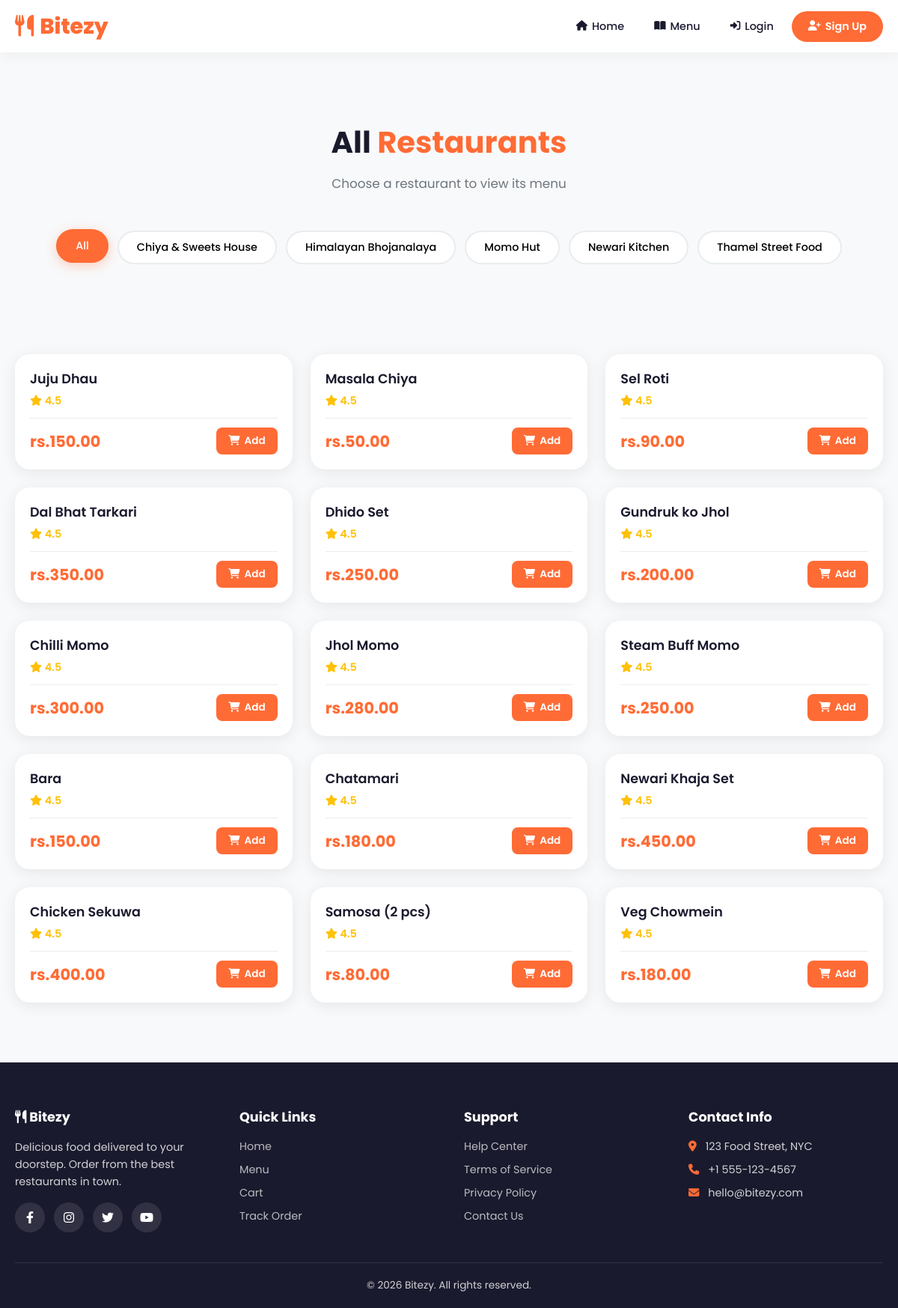
/pages/menu.php, run on the app's committed database.
### tables this page shows
CREATE TABLE restaurants (
  id INT AUTO_INCREMENT PRIMARY KEY,
  name VARCHAR(150) NOT NULL,
  location TEXT,
  image_url VARCHAR(255) DEFAULT '',
  created_at TIMESTAMP DEFAULT CURRENT_TIMESTAMP
);

CREATE TABLE menu_items (
  id INT AUTO_INCREMENT PRIMARY KEY,
  restaurant_id INT NOT NULL,
  name VARCHAR(150) NOT NULL,
  description TEXT,
  price DECIMAL(10,2) NOT NULL,
  rating DECIMAL(2,1) DEFAULT 4.5,
  image_url VARCHAR(255) DEFAULT '',
  created_at TIMESTAMP DEFAULT CURRENT_TIMESTAMP,
  FOREIGN KEY (restaurant_id) REFERENCES restaurants(id) ON DELETE CASCADE
);

### includes/db.php (called while the page is built, shortened)
<?php
function getDB() {
  static $conn = null;
  if ($conn === null) {
    try {
      $conn = new mysqli(DB_HOST, DB_USER, DB_PASS, DB_NAME);
      $conn->set_charset('utf8mb4');
    } catch (Exception $e) {
      die('Database connection error. Please check your configuration.');
    }
  }
  return $conn;
}
function dbQuery($sql, $params = []) {
  $conn = getDB();
  if (!empty($params)) {
    $stmt = $conn->prepare($sql);
    if ($stmt === false) {
      die('SQL Error: ' . $conn->error);
    }
    $types = '';
    foreach ($params as $param) {
      if (is_int($param)) $types .= 'i';
      elseif (is_double($param)) $types .= 'd';
      elseif (is_string($param)) $types .= 's';
      else $types .= 's';
    }
    $stmt->bind_param($types, ...$params);
    $stmt->execute();
    $result = $stmt->get_result();
    $stmt->close();
    return $result;
  } else {
    return $conn->query($sql);
  }
}

### pages/menu.php (the view, shortened to what this page needs)
<?php require_once __DIR__ . '/../includes/db.php'; ?>
<?php include __DIR__ . '/../includes/header.php'; ?>
<?php
$restaurant = null;
$menuItems = [];
$allRestaurants = dbQuery("SELECT * FROM restaurants ORDER BY name");
$allRestaurantsList = $allRestaurants ? $allRestaurants->fetch_all(MYSQLI_ASSOC) : [];
$allItems = [];
if (!$restaurant) {
  $allItemsResult = dbQuery("SELECT mi.*, r.name as restaurant_name FROM menu_items mi JOIN restaurants r ON mi.restaurant_id = r.id ORDER BY r.name, mi.name");
  if ($allItemsResult) $allItems = $allItemsResult->fetch_all(MYSQLI_ASSOC);
}
?>
<?php if ($restaurant): ?>
<div class="restaurant-detail-header">
  <h1><?php echo htmlspecialchars($restaurant['name']); ?></h1>
  <p><i class="fas fa-map-marker-alt"></i> <?php echo htmlspecialchars($restaurant['location']); ?></p>
  <p><i class="fas fa-utensils"></i> <?php echo count($menuItems); ?> items available</p>
</div>
<?php else: ?>
<section class="section">
  <div class="section-header">
    <h2>All <span>Restaurants</span></h2>
    <p>Choose a restaurant to view its menu</p>
  </div>
  <div class="category-pills">
    <button class="pill active" onclick="window.location.href='<?php echo SITE_URL; ?>/pages/menu.php'">All</button>
    <?php foreach ($allRestaurantsList as $r): ?>
      <button class="pill" onclick="window.location.href='<?php echo SITE_URL; ?>/pages/menu.php?restaurant=<?php echo $r['id']; ?>'">
        <?php echo htmlspecialchars($r['name']); ?>
      </button>
    <?php endforeach; ?>
  </div>
</section>
<?php endif; ?>
<section class="section" style="padding-top: <?php echo $restaurant ? '20px' : '0'; ?>">
  <div class="menu-grid" id="menuGrid">
    <?php
    $items = $restaurant ? $menuItems : $allItems;
    if (count($items) > 0):
      foreach ($items as $item):
        $rating = (float)($item['rating'] ?? 4.5);
      ?>
      <div class="menu-item-card">
        <div class="menu-item-body">
          <h3><?php echo htmlspecialchars($item['name']); ?></h3>
          <div class="menu-item-rating">
            <i class="fas fa-star"></i> <?php echo number_format($rating, 1); ?>
          </div>
          <div class="menu-item-footer">
            <span class="menu-item-price"><?php echo CURRENCY; ?><?php echo number_format($item['price'], 2); ?></span>
            <button class="btn-add-cart" onclick="addToCart(<?php echo $item['id']; ?>, this)">
              <i class="fas fa-shopping-cart"></i> Add
            </button>
          </div>
        </div>
      </div>
    <?php
      endforeach;
    endif; ?>
  </div>
</section>
<?php include __DIR__ . '/../includes/footer.php'; ?>

### assets/css/style.css (style rules this page uses)
:root { --primary: #ff6b35; --primary-dark: #e55a2b; --secondary: #004e89; --accent: #ffb703; --dark: #1a1a2e; --darker: #16213e; --light: #f8f9fa; --gray: #6c757d; --success: #28a745; --danger: #dc3545; --warning: #ffc107; --border: #e9ecef; --shadow: 0 4px 20px rgba(0,0,0,0.08); --shadow-lg: 0 10px 40px rgba(0,0,0,0.12); --radius: 12px; --radius-lg: 20px; --transition: all 0.3s cubic-bezier(0.4, 0, 0.2, 1); }
* { margin: 0; padding: 0; box-sizing: border-box; }
body { font-family: 'Poppins', sans-serif; background: var(--light); color: var(--dark); overflow-x: hidden; min-height: 100vh; display: flex; flex-direction: column; }
.section { padding: 80px 20px; max-width: 1200px; margin: 0 auto; }
.section-header { text-align: center; margin-bottom: 50px; }
.section-header h2 { font-size: 2.5rem; font-weight: 700; color: var(--dark); margin-bottom: 12px; }
.section-header h2 span { color: var(--primary); }
.section-header p { color: var(--gray); font-size: 1.05rem; }
.category-pills { display: flex; gap: 12px; flex-wrap: wrap; justify-content: center; margin-bottom: 40px; }
.pill { padding: 10px 24px; border-radius: 50px; border: 2px solid var(--border); background: white; cursor: pointer; font-weight: 500; transition: var(--transition); font-family: inherit; font-size: 0.9rem; }
.pill.active, .pill:hover { background: var(--primary); color: white; border-color: var(--primary); transform: translateY(-2px); box-shadow: 0 4px 15px rgba(255,107,53,0.3); }
.menu-grid { display: grid; grid-template-columns: repeat(auto-fill, minmax(280px, 1fr)); gap: 24px; }
.menu-item-card { background: white; border-radius: var(--radius-lg); overflow: hidden; box-shadow: var(--shadow); transition: var(--transition); position: relative; }
.menu-item-body { padding: 20px; }
.menu-item-body h3 { font-size: 1.1rem; font-weight: 600; margin-bottom: 6px; }
.menu-item-rating { color: var(--warning); font-size: 0.9rem; font-weight: 600; margin-bottom: 12px; }
.menu-item-footer { display: flex; justify-content: space-between; align-items: center; padding-top: 12px; border-top: 1px solid var(--border); }
.menu-item-price { font-size: 1.3rem; font-weight: 700; color: var(--primary); }
.btn-add-cart { background: var(--primary); color: white; border: none; padding: 8px 16px; border-radius: 8px; cursor: pointer; font-weight: 600; transition: var(--transition); font-family: inherit; font-size: 0.85rem; display: flex; align-items: center; gap: 6px; }

### data on the page
restaurants: name "Chiya & Sweets House"
restaurants: name "Himalayan Bhojanalaya"
restaurants: name "Momo Hut"
restaurants: name "Newari Kitchen"
restaurants: name "Thamel Street Food"
menu_items: name "Juju Dhau", rating "4.5", price "150.00"
menu_items: name "Masala Chiya", rating "4.5", price "50.00"
menu_items: name "Sel Roti", rating "4.5", price "90.00"
menu_items: name "Dal Bhat Tarkari", rating "4.5", price "350.00"
menu_items: name "Dhido Set", rating "4.5", price "250.00"
menu_items: name "Gundruk ko Jhol", rating "4.5", price "200.00"
menu_items: name "Chilli Momo", rating "4.5", price "300.00"
menu_items: name "Jhol Momo", rating "4.5", price "280.00"
menu_items: name "Steam Buff Momo", rating "4.5", price "250.00"
menu_items: name "Bara", rating "4.5", price "150.00"
menu_items: name "Chatamari", rating "4.5", price "180.00"
menu_items: name "Newari Khaja Set", rating "4.5", price "450.00"
menu_items: name "Chicken Sekuwa", rating "4.5", price "400.00"
menu_items: name "Samosa (2 pcs)", rating "4.5", price "80.00"
menu_items: name "Veg Chowmein", rating "4.5", price "180.00"
